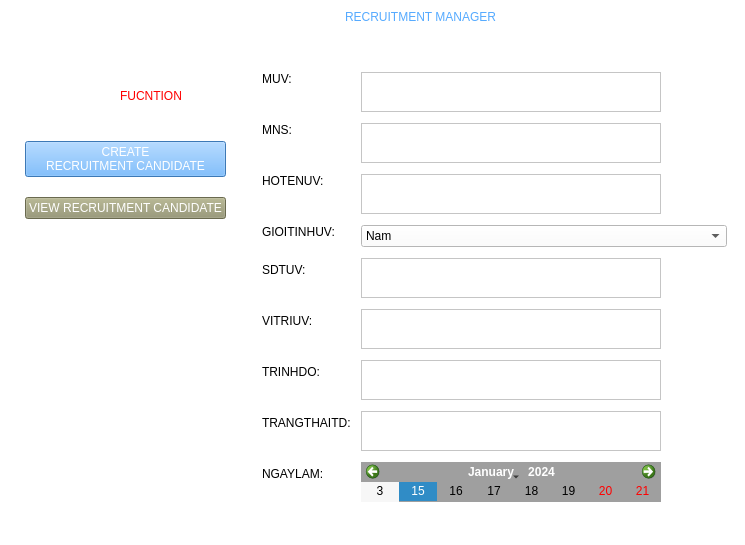
<?xml version="1.0" encoding="UTF-8"?>
<ui version="4.0">
 <class>Dialog</class>
 <widget class="QDialog" name="Dialog">
  <property name="geometry">
   <rect>
    <x>0</x>
    <y>0</y>
    <width>745</width>
    <height>545</height>
   </rect>
  </property>
  <property name="windowTitle">
   <string>ADD_ỨNG VIÊN</string>
  </property>
  <property name="styleSheet">
   <string notr="true">background-color: rgb(255, 255, 255);</string>
  </property>
  <widget class="QWidget" name="verticalLayoutWidget">
   <property name="geometry">
    <rect>
     <x>0</x>
     <y>0</y>
     <width>742</width>
     <height>513</height>
    </rect>
   </property>
   <layout class="QVBoxLayout" name="verticalLayout">
    <property name="leftMargin">
     <number>5</number>
    </property>
    <property name="topMargin">
     <number>5</number>
    </property>
    <property name="rightMargin">
     <number>5</number>
    </property>
    <property name="bottomMargin">
     <number>5</number>
    </property>
    <item>
     <layout class="QHBoxLayout" name="horizontalLayout_3">
      <property name="spacing">
       <number>0</number>
      </property>
      <property name="sizeConstraint">
       <enum>QLayout::SetDefaultConstraint</enum>
      </property>
      <property name="leftMargin">
       <number>5</number>
      </property>
      <property name="topMargin">
       <number>5</number>
      </property>
      <property name="rightMargin">
       <number>5</number>
      </property>
      <property name="bottomMargin">
       <number>5</number>
      </property>
      <item>
       <widget class="QPushButton" name="pushButton">
        <property name="sizePolicy">
         <sizepolicy hsizetype="Fixed" vsizetype="Fixed">
          <horstretch>0</horstretch>
          <verstretch>0</verstretch>
         </sizepolicy>
        </property>
        <property name="minimumSize">
         <size>
          <width>45</width>
          <height>45</height>
         </size>
        </property>
        <property name="maximumSize">
         <size>
          <width>100</width>
          <height>60</height>
         </size>
        </property>
        <property name="styleSheet">
         <string notr="true">background-color: rgb(255, 255, 255);
</string>
        </property>
        <property name="text">
         <string/>
        </property>
        <property name="icon">
         <iconset>
          <normaloff>../IMG/exit.png</normaloff>../IMG/exit.png</iconset>
        </property>
        <property name="iconSize">
         <size>
          <width>100</width>
          <height>57</height>
         </size>
        </property>
        <property name="flat">
         <bool>true</bool>
        </property>
       </widget>
      </item>
      <item alignment="Qt::AlignHCenter|Qt::AlignTop">
       <widget class="QLabel" name="label">
        <property name="sizePolicy">
         <sizepolicy hsizetype="Fixed" vsizetype="Fixed">
          <horstretch>0</horstretch>
          <verstretch>0</verstretch>
         </sizepolicy>
        </property>
        <property name="layoutDirection">
         <enum>Qt::LeftToRight</enum>
        </property>
        <property name="styleSheet">
         <string notr="true">color: rgb(85, 170, 255);
font: 20pt &quot;Swis721 Blk BT&quot;;</string>
        </property>
        <property name="text">
         <string>RECRUITMENT MANAGER</string>
        </property>
        <property name="margin">
         <number>10</number>
        </property>
       </widget>
      </item>
     </layout>
    </item>
    <item>
     <layout class="QHBoxLayout" name="horizontalLayout">
      <item>
       <layout class="QHBoxLayout" name="horizontalLayout_2">
        <item>
         <layout class="QFormLayout" name="formLayout_2">
          <property name="sizeConstraint">
           <enum>QLayout::SetMinimumSize</enum>
          </property>
          <property name="horizontalSpacing">
           <number>6</number>
          </property>
          <property name="verticalSpacing">
           <number>20</number>
          </property>
          <property name="leftMargin">
           <number>20</number>
          </property>
          <property name="topMargin">
           <number>10</number>
          </property>
          <property name="rightMargin">
           <number>20</number>
          </property>
          <property name="bottomMargin">
           <number>0</number>
          </property>
          <item row="0" column="0">
           <widget class="QPushButton" name="pushButton_2">
            <property name="sizePolicy">
             <sizepolicy hsizetype="Fixed" vsizetype="Fixed">
              <horstretch>0</horstretch>
              <verstretch>0</verstretch>
             </sizepolicy>
            </property>
            <property name="minimumSize">
             <size>
              <width>45</width>
              <height>45</height>
             </size>
            </property>
            <property name="maximumSize">
             <size>
              <width>45</width>
              <height>45</height>
             </size>
            </property>
            <property name="styleSheet">
             <string notr="true">border-color: rgb(0, 0, 255);</string>
            </property>
            <property name="text">
             <string/>
            </property>
            <property name="icon">
             <iconset>
              <normaloff>../IMG/settings.png</normaloff>../IMG/settings.png</iconset>
            </property>
            <property name="iconSize">
             <size>
              <width>40</width>
              <height>40</height>
             </size>
            </property>
            <property name="flat">
             <bool>true</bool>
            </property>
           </widget>
          </item>
          <item row="0" column="1">
           <widget class="QLabel" name="label_4">
            <property name="sizePolicy">
             <sizepolicy hsizetype="Minimum" vsizetype="Fixed">
              <horstretch>0</horstretch>
              <verstretch>0</verstretch>
             </sizepolicy>
            </property>
            <property name="minimumSize">
             <size>
              <width>140</width>
              <height>40</height>
             </size>
            </property>
            <property name="maximumSize">
             <size>
              <width>300</width>
              <height>40</height>
             </size>
            </property>
            <property name="styleSheet">
             <string notr="true">border-color: qradialgradient(spread:pad, cx:0.5, cy:0.5, radius:0.5, fx:0.5, fy:0.5, stop:0 rgba(255, 255, 127, 236), stop:1 rgba(255, 255, 255, 255));
color: rgb(255, 0, 0);
font: 81 15pt &quot;Rockwell Extra Bold&quot;;</string>
            </property>
            <property name="text">
             <string>FUCNTION</string>
            </property>
            <property name="textFormat">
             <enum>Qt::AutoText</enum>
            </property>
            <property name="alignment">
             <set>Qt::AlignCenter</set>
            </property>
            <property name="margin">
             <number>10</number>
            </property>
           </widget>
          </item>
          <item row="1" column="0" colspan="2">
           <widget class="QPushButton" name="pushButton_5">
            <property name="enabled">
             <bool>true</bool>
            </property>
            <property name="sizePolicy">
             <sizepolicy hsizetype="Minimum" vsizetype="Minimum">
              <horstretch>0</horstretch>
              <verstretch>0</verstretch>
             </sizepolicy>
            </property>
            <property name="maximumSize">
             <size>
              <width>500</width>
              <height>40</height>
             </size>
            </property>
            <property name="styleSheet">
             <string notr="true">font: 10pt &quot;Swis721 Blk BT&quot;;
color: rgb(255, 255, 255);
background-color: rgb(85, 170, 255);
border-color: rgb(120, 120, 120);</string>
            </property>
            <property name="text">
             <string>CREATE 
RECRUITMENT CANDIDATE</string>
            </property>
           </widget>
          </item>
          <item row="2" column="0" colspan="2">
           <widget class="QPushButton" name="pushButton_6">
            <property name="sizePolicy">
             <sizepolicy hsizetype="Fixed" vsizetype="Fixed">
              <horstretch>0</horstretch>
              <verstretch>0</verstretch>
             </sizepolicy>
            </property>
            <property name="maximumSize">
             <size>
              <width>500</width>
              <height>40</height>
             </size>
            </property>
            <property name="styleSheet">
             <string notr="true">background-color: rgb(148, 148, 111);
color: rgb(255, 255, 255);
font: 10pt &quot;Swis721 Blk BT&quot;;</string>
            </property>
            <property name="text">
             <string>VIEW RECRUITMENT CANDIDATE</string>
            </property>
           </widget>
          </item>
         </layout>
        </item>
        <item>
         <layout class="QFormLayout" name="formLayout">
          <property name="sizeConstraint">
           <enum>QLayout::SetMinimumSize</enum>
          </property>
          <property name="horizontalSpacing">
           <number>10</number>
          </property>
          <property name="verticalSpacing">
           <number>10</number>
          </property>
          <property name="leftMargin">
           <number>10</number>
          </property>
          <property name="topMargin">
           <number>5</number>
          </property>
          <property name="rightMargin">
           <number>10</number>
          </property>
          <property name="bottomMargin">
           <number>5</number>
          </property>
          <item row="0" column="0">
           <widget class="QLabel" name="label_3">
            <property name="sizePolicy">
             <sizepolicy hsizetype="Fixed" vsizetype="Fixed">
              <horstretch>0</horstretch>
              <verstretch>0</verstretch>
             </sizepolicy>
            </property>
            <property name="styleSheet">
             <string notr="true">font: 10pt &quot;Swis721 Blk BT&quot;;</string>
            </property>
            <property name="text">
             <string>MUV:</string>
            </property>
            <property name="alignment">
             <set>Qt::AlignCenter</set>
            </property>
           </widget>
          </item>
          <item row="0" column="1">
           <widget class="QTextEdit" name="textEdit_2">
            <property name="sizePolicy">
             <sizepolicy hsizetype="Minimum" vsizetype="Fixed">
              <horstretch>0</horstretch>
              <verstretch>0</verstretch>
             </sizepolicy>
            </property>
            <property name="maximumSize">
             <size>
              <width>300</width>
              <height>40</height>
             </size>
            </property>
           </widget>
          </item>
          <item row="2" column="0">
           <widget class="QLabel" name="label_15">
            <property name="sizePolicy">
             <sizepolicy hsizetype="Fixed" vsizetype="Fixed">
              <horstretch>0</horstretch>
              <verstretch>0</verstretch>
             </sizepolicy>
            </property>
            <property name="styleSheet">
             <string notr="true">font: 10pt &quot;Bauhaus 93&quot;;</string>
            </property>
            <property name="text">
             <string>HOTENUV:</string>
            </property>
           </widget>
          </item>
          <item row="2" column="1">
           <widget class="QTextEdit" name="textEdit">
            <property name="sizePolicy">
             <sizepolicy hsizetype="Minimum" vsizetype="Fixed">
              <horstretch>0</horstretch>
              <verstretch>0</verstretch>
             </sizepolicy>
            </property>
            <property name="maximumSize">
             <size>
              <width>300</width>
              <height>40</height>
             </size>
            </property>
           </widget>
          </item>
          <item row="3" column="0">
           <widget class="QLabel" name="label_5">
            <property name="sizePolicy">
             <sizepolicy hsizetype="Fixed" vsizetype="Fixed">
              <horstretch>0</horstretch>
              <verstretch>0</verstretch>
             </sizepolicy>
            </property>
            <property name="styleSheet">
             <string notr="true">font: 10pt &quot;Swis721 Blk BT&quot;;</string>
            </property>
            <property name="text">
             <string>GIOITINHUV:</string>
            </property>
           </widget>
          </item>
          <item row="4" column="0">
           <widget class="QLabel" name="label_7">
            <property name="styleSheet">
             <string notr="true">font: 10pt &quot;Swis721 Blk BT&quot;;</string>
            </property>
            <property name="text">
             <string>SDTUV:</string>
            </property>
           </widget>
          </item>
          <item row="5" column="0">
           <widget class="QLabel" name="label_6">
            <property name="styleSheet">
             <string notr="true">font: 10pt &quot;Swis721 Blk BT&quot;;
</string>
            </property>
            <property name="text">
             <string>VITRIUV:</string>
            </property>
           </widget>
          </item>
          <item row="5" column="1">
           <widget class="QTextEdit" name="textEdit_5">
            <property name="sizePolicy">
             <sizepolicy hsizetype="Minimum" vsizetype="Fixed">
              <horstretch>0</horstretch>
              <verstretch>0</verstretch>
             </sizepolicy>
            </property>
            <property name="maximumSize">
             <size>
              <width>300</width>
              <height>40</height>
             </size>
            </property>
           </widget>
          </item>
          <item row="6" column="0">
           <widget class="QLabel" name="label_8">
            <property name="styleSheet">
             <string notr="true">font: 10pt &quot;Swis721 Blk BT&quot;;</string>
            </property>
            <property name="text">
             <string>TRINHDO:</string>
            </property>
           </widget>
          </item>
          <item row="6" column="1">
           <widget class="QTextEdit" name="textEdit_10">
            <property name="sizePolicy">
             <sizepolicy hsizetype="Minimum" vsizetype="Fixed">
              <horstretch>0</horstretch>
              <verstretch>0</verstretch>
             </sizepolicy>
            </property>
            <property name="maximumSize">
             <size>
              <width>300</width>
              <height>40</height>
             </size>
            </property>
           </widget>
          </item>
          <item row="7" column="0">
           <widget class="QLabel" name="label_9">
            <property name="styleSheet">
             <string notr="true">font: 10pt &quot;Swis721 Blk BT&quot;;</string>
            </property>
            <property name="text">
             <string>TRANGTHAITD:</string>
            </property>
           </widget>
          </item>
          <item row="7" column="1">
           <widget class="QTextEdit" name="textEdit_9">
            <property name="sizePolicy">
             <sizepolicy hsizetype="Minimum" vsizetype="Fixed">
              <horstretch>0</horstretch>
              <verstretch>0</verstretch>
             </sizepolicy>
            </property>
            <property name="maximumSize">
             <size>
              <width>300</width>
              <height>40</height>
             </size>
            </property>
           </widget>
          </item>
          <item row="8" column="0">
           <widget class="QLabel" name="label_10">
            <property name="styleSheet">
             <string notr="true">font: 10pt &quot;Swis721 Blk BT&quot;;</string>
            </property>
            <property name="text">
             <string>NGAYLAM:</string>
            </property>
           </widget>
          </item>
          <item row="8" column="1">
           <widget class="QCalendarWidget" name="calendarWidget_3">
            <property name="maximumSize">
             <size>
              <width>300</width>
              <height>40</height>
             </size>
            </property>
            <property name="styleSheet">
             <string notr="true">background-color: rgb(159, 159, 159);</string>
            </property>
           </widget>
          </item>
          <item row="1" column="0">
           <widget class="QLabel" name="label_11">
            <property name="sizePolicy">
             <sizepolicy hsizetype="Fixed" vsizetype="Fixed">
              <horstretch>0</horstretch>
              <verstretch>0</verstretch>
             </sizepolicy>
            </property>
            <property name="styleSheet">
             <string notr="true">font: 10pt &quot;Swis721 Blk BT&quot;;</string>
            </property>
            <property name="text">
             <string>MNS:</string>
            </property>
            <property name="alignment">
             <set>Qt::AlignCenter</set>
            </property>
           </widget>
          </item>
          <item row="1" column="1">
           <widget class="QTextEdit" name="textEdit_3">
            <property name="sizePolicy">
             <sizepolicy hsizetype="Minimum" vsizetype="Fixed">
              <horstretch>0</horstretch>
              <verstretch>0</verstretch>
             </sizepolicy>
            </property>
            <property name="maximumSize">
             <size>
              <width>300</width>
              <height>40</height>
             </size>
            </property>
           </widget>
          </item>
          <item row="4" column="1">
           <widget class="QTextEdit" name="textEdit_8">
            <property name="sizePolicy">
             <sizepolicy hsizetype="Minimum" vsizetype="Fixed">
              <horstretch>0</horstretch>
              <verstretch>0</verstretch>
             </sizepolicy>
            </property>
            <property name="maximumSize">
             <size>
              <width>300</width>
              <height>40</height>
             </size>
            </property>
           </widget>
          </item>
          <item row="3" column="1">
           <widget class="QComboBox" name="comboBox">
            <property name="styleSheet">
             <string notr="true">font: 10pt &quot;Times New Roman&quot;;
background-color: rgb(255, 255, 255);</string>
            </property>
            <property name="editable">
             <bool>false</bool>
            </property>
            <property name="currentText">
             <string notr="true">Nam</string>
            </property>
            <property name="duplicatesEnabled">
             <bool>false</bool>
            </property>
            <property name="frame">
             <bool>true</bool>
            </property>
            <item>
             <property name="text">
              <string>Nam</string>
             </property>
            </item>
            <item>
             <property name="text">
              <string>Nữ</string>
             </property>
            </item>
           </widget>
          </item>
         </layout>
        </item>
       </layout>
      </item>
     </layout>
    </item>
   </layout>
  </widget>
 </widget>
 <resources/>
 <connections/>
</ui>
